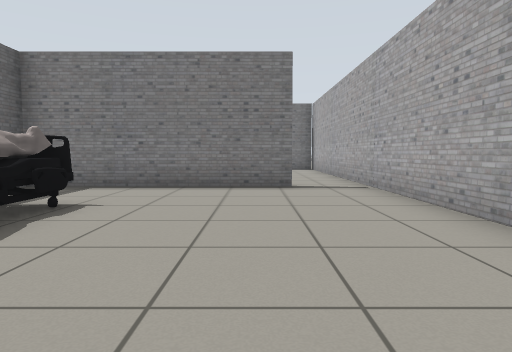
View 1 (above)

22 first-person views from a walk through a world built for the Gazebo simulator. The camera is 0.72 m above the floor, tilts 4° down and sees 75° across. The floor is counted in squares, 1 m on a side. Each view is taken from the middle of a square. On the plan, view 1 faces up. The plan holds only what a view shows up to about 10 squares ahead; the rest is blank. Some stock models are drawn as simple stand-ins. Some surface patterns are stand-ins.

View 2
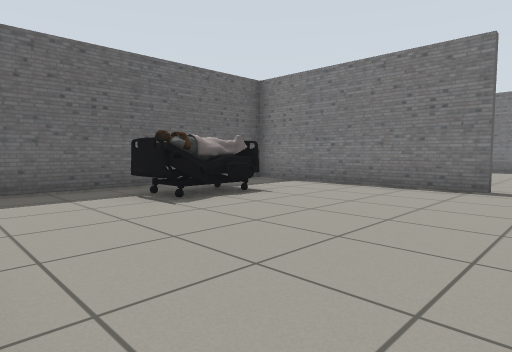

View 3
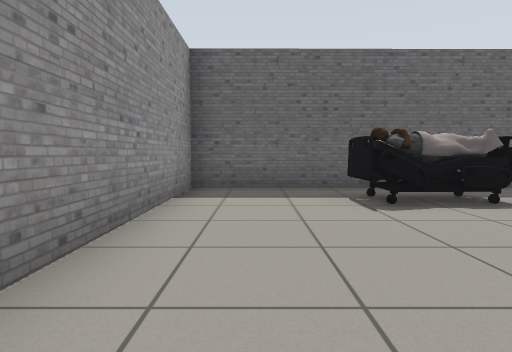

View 4
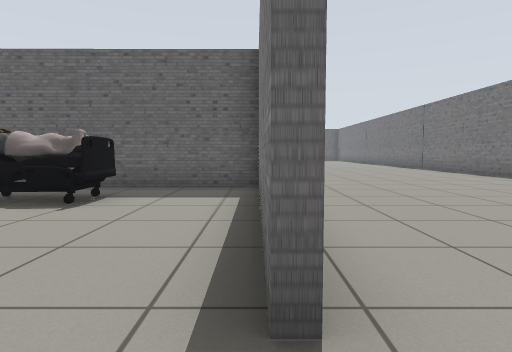

View 5
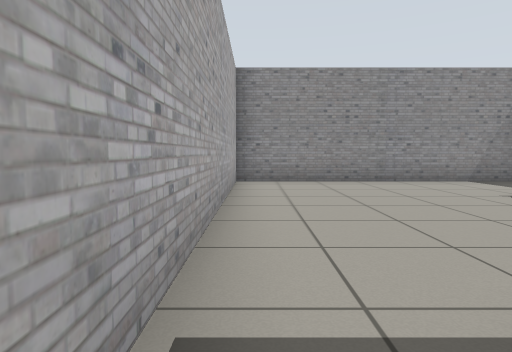

View 6
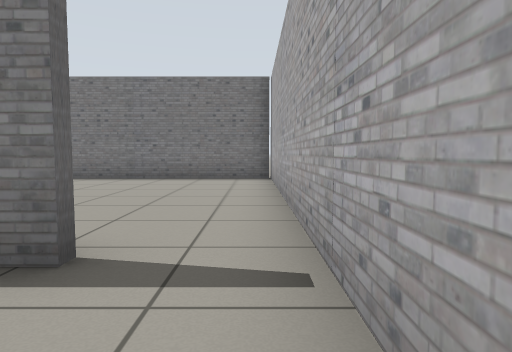

View 7
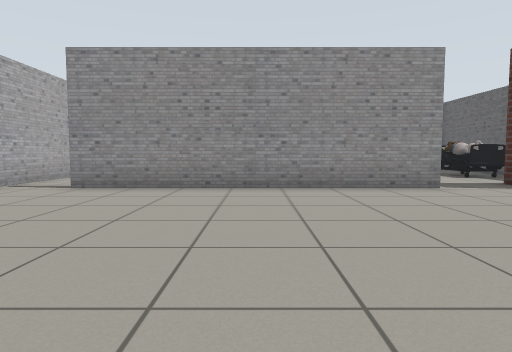

View 8
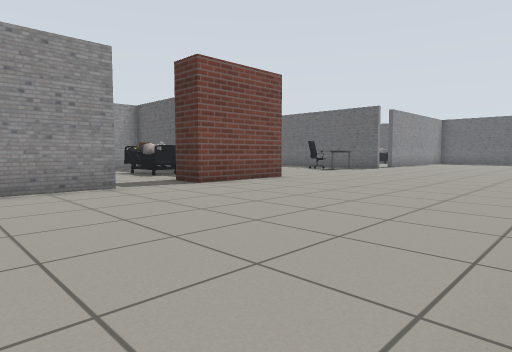

View 9
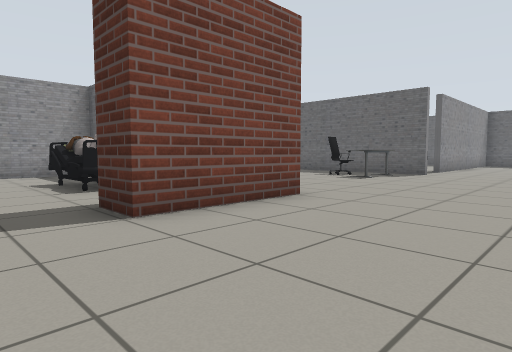

View 10
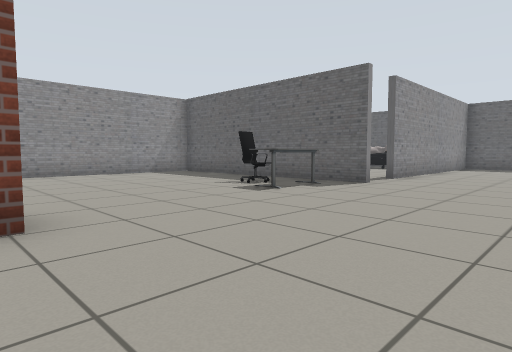

View 11
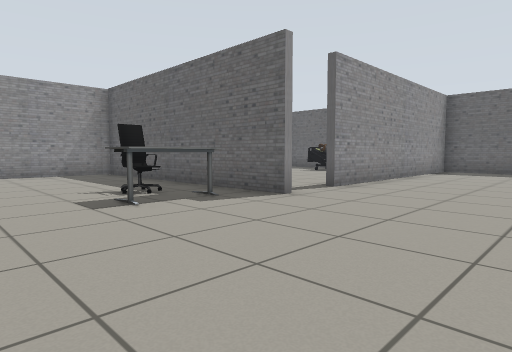

View 12
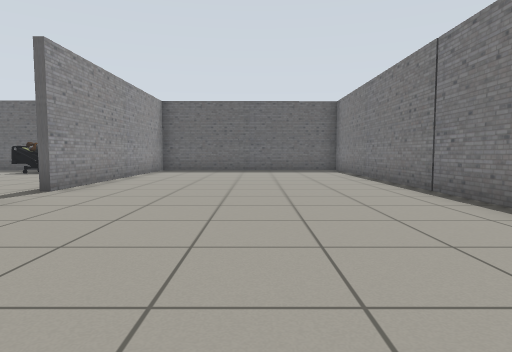

View 13
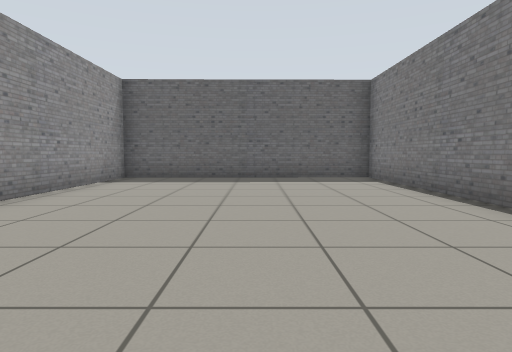

View 14
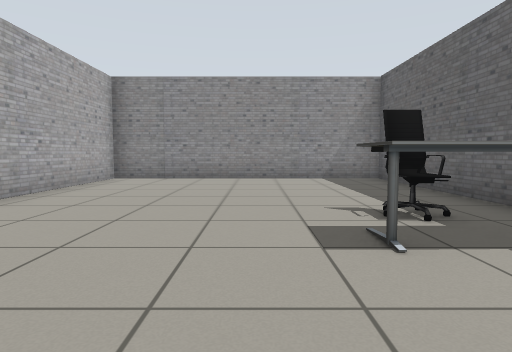

View 15
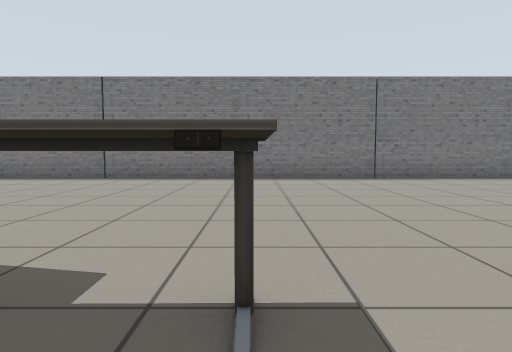

View 16
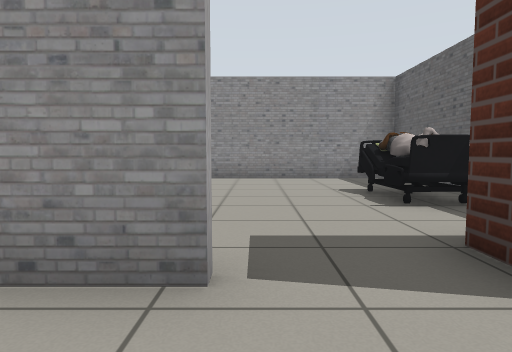

View 17
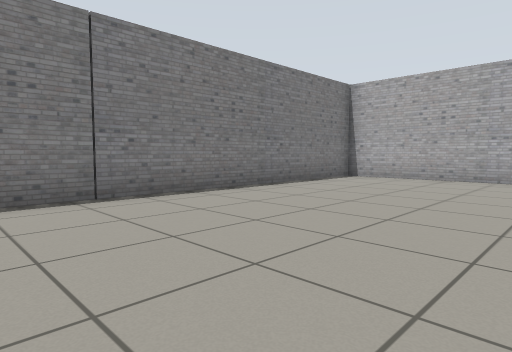

View 18
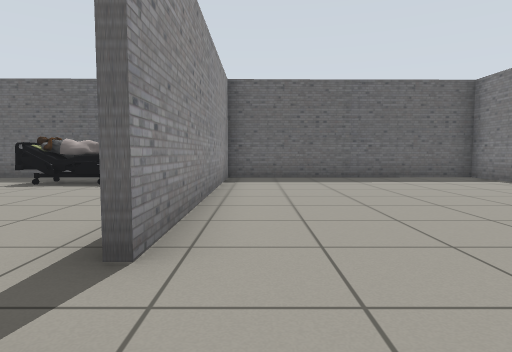

View 19
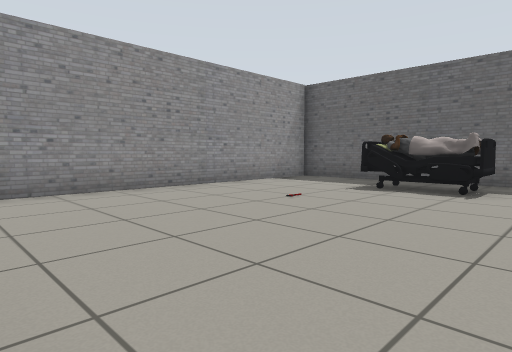

View 20
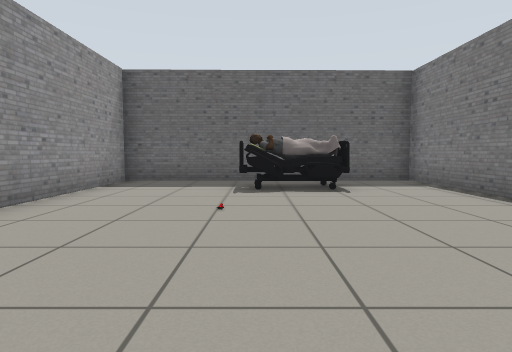

View 21
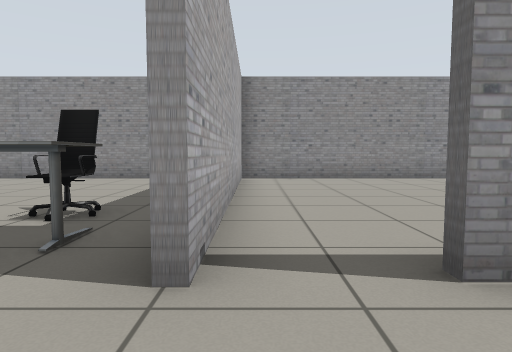

View 22
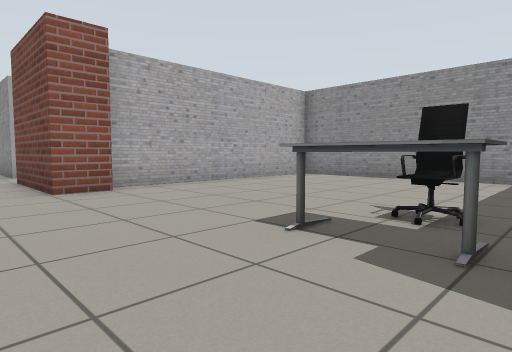

### Floor plan
Ten units are one square. View 1 is at (0, 0); x grows to the right and y downward. Boxes are objects, and circles mark ways between rooms. Rooms are numbered by the first view taken in them; rooms with no view inside come last. Other rooms are left out.
<svg viewBox="-283 -148 313 156">
<path fill="none" stroke="#000" d="M9 -71 -49 -71 -48 3 25 3 24 -76M-68 -72 9 -72M-109 -30 -108 3 -58 3M-184 -74 -184 2M-180 3 -110 3 -111 -63M24 -76 24 -143 -277 -143 -276 -69M-278 -72 -201 -72M-241 -71 -278 -71M-186 1 -186 -73M-276 -69 -275 3 -180 3"/>
<rect x="-35" y="-45" width="10" height="20" fill="#bbb"><title>person</title></rect>
<rect x="-175" y="-55" width="10" height="10" fill="#bbb"><title>office chair</title></rect>
<rect x="-175" y="-65" width="20" height="10" fill="#bbb"><title>table</title></rect>
<rect x="-115" y="-75" width="30" height="10" fill="#bbb"><title>brick block</title></rect>
<rect x="-105" y="-45" width="20" height="20" fill="#bbb"><title>person</title></rect>
<rect x="-265" y="-55" width="10" height="30" fill="#bbb"><title>person</title></rect>
<circle cx="15" cy="-70" r="3" fill="#2a7"/>
<circle cx="-195" cy="-70" r="3" fill="#2a7"/>
<text x="-10" y="-30">1</text>
<text x="-120" y="-90">2</text>
<text x="-230" y="-30">3</text>
</svg>
Room 1 opens to room 2. Room 2 opens to room 3.

Where each view was taken, in squares from view 1:
view 1: 0 up, 0 right, facing up
view 2: 0 up, 2 right, facing up-left
view 3: 1 up, 2 right, facing left
view 4: 7 up, 2 right, facing left
view 5: 8 up, 2 right, facing down
view 6: 5 up, 2 right, facing up
view 7: 14 up, 3 left, facing down
view 8: 14 up, 4 left, facing down-left
view 9: 11 up, 7 left, facing down-left
view 10: 11 up, 11 left, facing down-left
view 11: 11 up, 14 left, facing down-left
view 12: 11 up, 14 left, facing left
view 13: 11 up, 18 left, facing left
view 14: 9 up, 15 left, facing down
view 15: 5 up, 16 left, facing up
view 16: 9 up, 7 left, facing down
view 17: 9 up, 7 left, facing up-right
view 18: 8 up, 18 left, facing left
view 19: 6 up, 19 left, facing down-left
view 20: 3 up, 19 left, facing left
view 21: 9 up, 19 left, facing down
view 22: 9 up, 18 left, facing down-right
